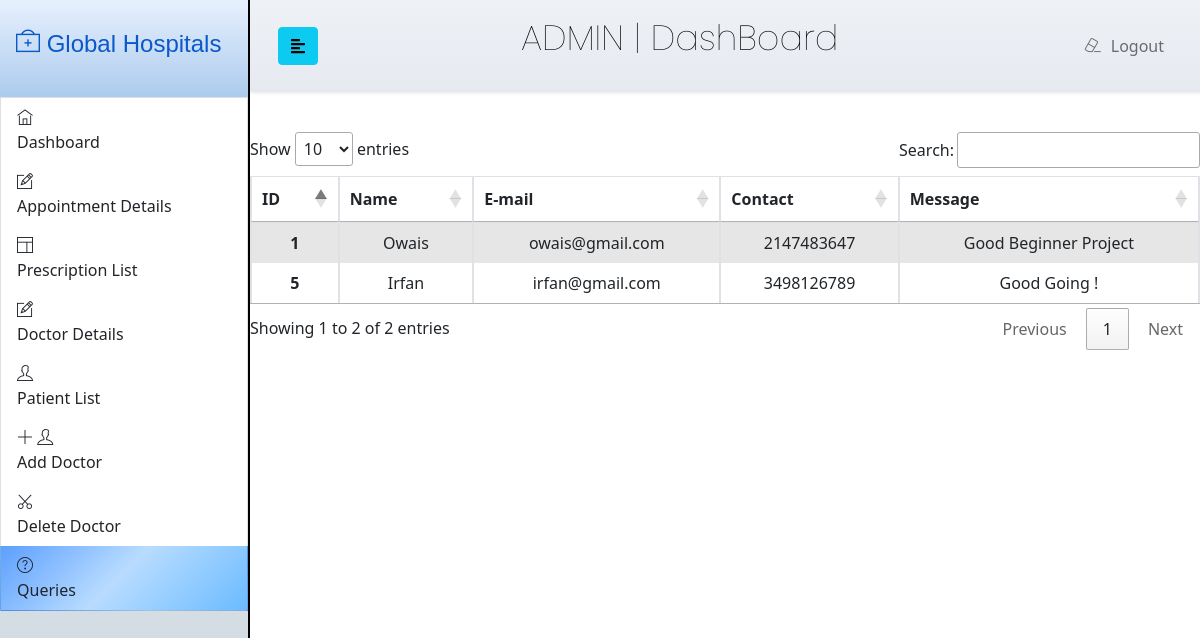
Screenshot of /Admin/queries.php with the database file from the repository.
### tables this page shows
CREATE TABLE `contacttable` (
  `id` int(20) NOT NULL,
  `name` varchar(50) NOT NULL,
  `email` varchar(50) NOT NULL,
  `contact` bigint(50) NOT NULL,
  `message` varchar(200) NOT NULL
);

### Admin/queries.php (the view, shortened to what this page needs)
<?php
include('../dbconnection.php');
?>
<!DOCTYPE html>
<html lang="en">
<head>
<link rel="stylesheet" type="text/css" href="Apstyle.css?v=<?php echo time()?>">
    <link rel="stylesheet" href="https://stackpath.bootstrapcdn.com/bootstrap/4.1.0/css/bootstrap.min.css">
		<link rel="stylesheet" href="../vendor/themify-icons/themify-icons.min.css">
    <link rel="stylesheet" href="http://cdn.datatables.net/1.10.23/css/jquery.dataTables.min.css">
    <link href="https://cdn.jsdelivr.net/npm/bootstrap@5.0.0-beta2/dist/css/bootstrap.min.css" rel="stylesheet">
</head>
<body>
    <div class="wrapper">
    <?php include('Asidebar.php')?>
    <div id="content">
    <?php include('AheadNav.php')?>
    <div class="table-responsive">
   <table id="dtHorizontalExample" class="table table-striped table-bordered  table-sm"
  width="100%">
    <thead style="text-align:center;">
    <tr>
                    <th class="th-sm">ID</th>
                    <th class="th-sm"> Name</th>
                    <th class="th-sm">E-mail</th>
                    <th class="th-sm">Contact</th>
                    <th class="th-sm">Message</th>
                  </tr>
    </thead>
<tbody style="text-align:center;">
<?php
$sql="select * from contacttable";
$result=mysqli_query($con,$sql);
while($row=mysqli_fetch_assoc($result)){
?>
<tr>
<th><?php echo $row['id']  ?></th>
<td><?php echo $row['name'] ?></td>
<td><?php echo $row['email'] ?></td>
<td><?php echo $row['contact'] ?></td>
<td><?php echo $row['message'] ?></td>
</tr>
<?php }?>
</tbody>
</table>
   </div>
    </div>
    </div>
</body>
</html>

### Admin/Apstyle.css (style rules this page uses)
body { font-family: 'Poppins', sans-serif; background: #fafafa; }
.wrapper { display: flex; width: 100%; align-items: stretch; }
#content { width: 100%; min-height: 100vh; transition: all 0.3s; }

### rows the page displays
contacttable: id "1", name "Owais", email "owais@gmail.com", contact "2147483647", message "Good Beginner Project"
contacttable: id "5", name "Irfan", email "irfan@gmail.com", contact "3498126789", message "Good Going !"
